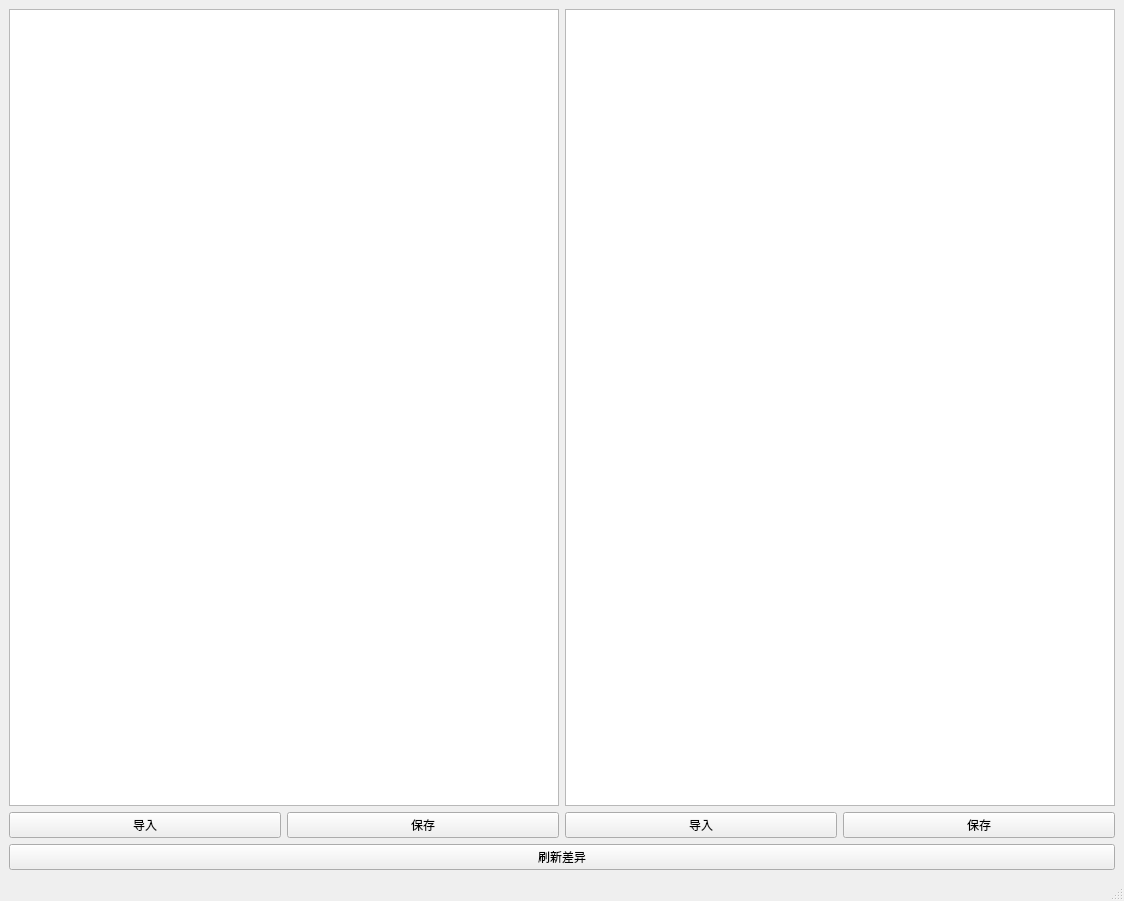
<?xml version="1.0" encoding="UTF-8"?>
<ui version="4.0">
 <class>MainWindow</class>
 <widget class="QMainWindow" name="MainWindow">
  <property name="geometry">
   <rect>
    <x>0</x>
    <y>0</y>
    <width>1124</width>
    <height>901</height>
   </rect>
  </property>
  <property name="windowTitle">
   <string>MainWindow</string>
  </property>
  <widget class="QWidget" name="centralwidget">
   <layout class="QGridLayout" name="gridLayout">
    <item row="2" column="0" colspan="4">
     <widget class="QPushButton" name="pushButton_3">
      <property name="text">
       <string>刷新差异</string>
      </property>
     </widget>
    </item>
    <item row="1" column="3">
     <widget class="QPushButton" name="pushButton_5">
      <property name="text">
       <string>保存</string>
      </property>
     </widget>
    </item>
    <item row="1" column="2">
     <widget class="QPushButton" name="pushButton_2">
      <property name="text">
       <string>导入</string>
      </property>
     </widget>
    </item>
    <item row="0" column="2" colspan="2">
     <widget class="QTextEdit" name="textEdit_2">
      <property name="minimumSize">
       <size>
        <width>550</width>
        <height>784</height>
       </size>
      </property>
     </widget>
    </item>
    <item row="1" column="0">
     <widget class="QPushButton" name="pushButton">
      <property name="text">
       <string>导入</string>
      </property>
     </widget>
    </item>
    <item row="0" column="0" colspan="2">
     <widget class="QTextEdit" name="textEdit">
      <property name="minimumSize">
       <size>
        <width>550</width>
        <height>784</height>
       </size>
      </property>
     </widget>
    </item>
    <item row="1" column="1">
     <widget class="QPushButton" name="pushButton_4">
      <property name="text">
       <string>保存</string>
      </property>
     </widget>
    </item>
   </layout>
  </widget>
  <widget class="QStatusBar" name="statusbar"/>
  <widget class="QMenuBar" name="menubar">
   <property name="geometry">
    <rect>
     <x>0</x>
     <y>0</y>
     <width>1124</width>
     <height>21</height>
    </rect>
   </property>
  </widget>
 </widget>
 <resources/>
 <connections/>
</ui>
